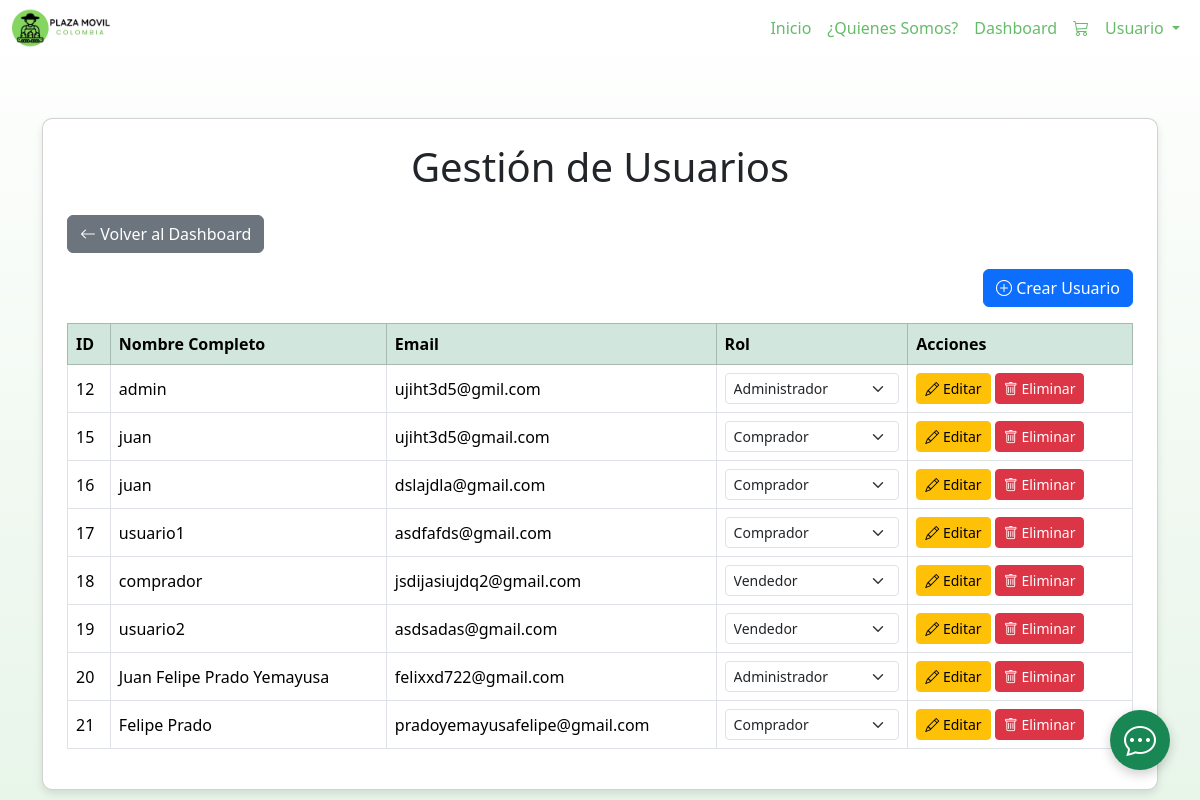
Before: /view/gestion_usuarios.php (signed in) with the older database file.
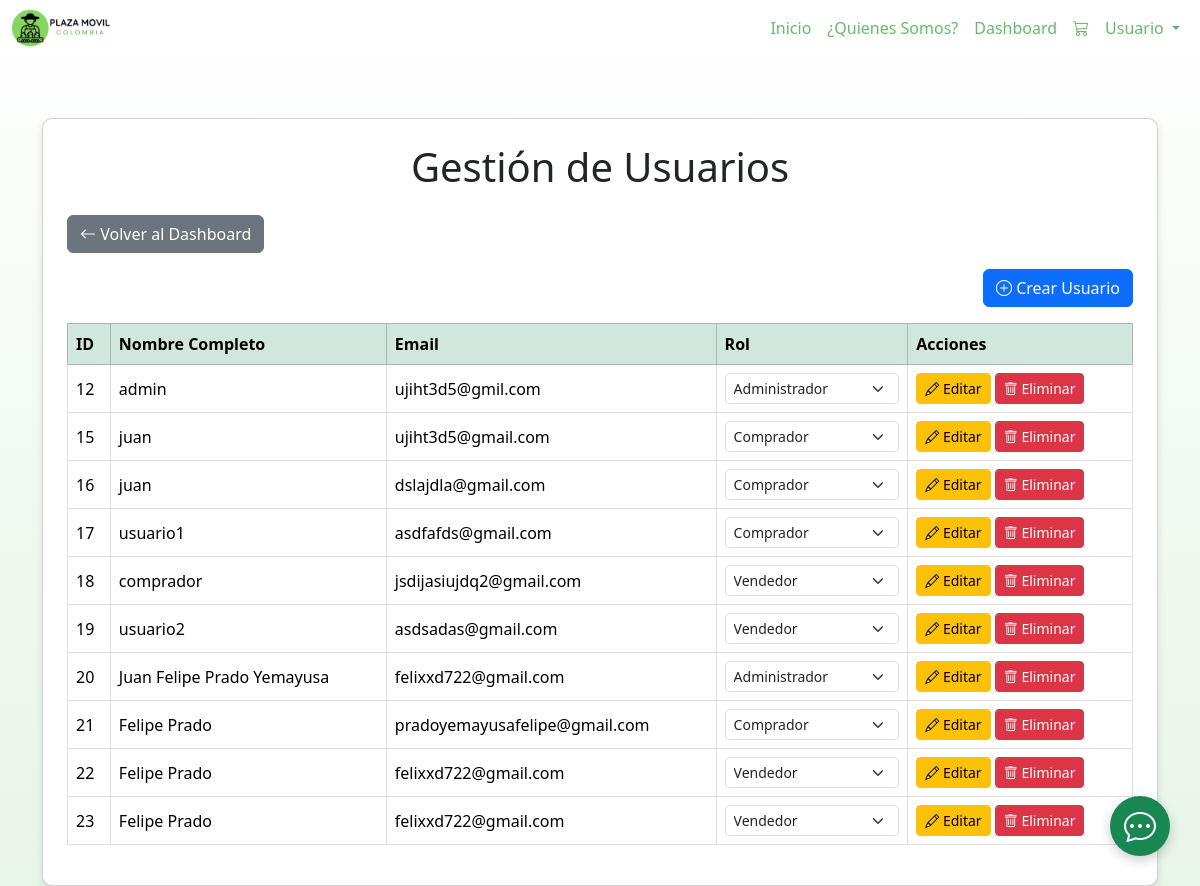
After: the same page with the newer database file.
### tables this page shows
CREATE TABLE `usuarios` (
  `id_usuario` int(11) NOT NULL,
  `nombre_completo` varchar(50) DEFAULT NULL,
  `email` varchar(50) DEFAULT NULL,
  `telefono` varchar(20) DEFAULT NULL,
  `id_rol` int(2) DEFAULT NULL,
  `numero_documento` varchar(50) DEFAULT NULL,
  `username` varchar(50) DEFAULT NULL,
  `password` varchar(255) DEFAULT NULL,
  `tipo_documento` varchar(50) DEFAULT NULL,
  `fecha_nacimiento` varchar(50) DEFAULT NULL,
  `Foto` varchar(250) DEFAULT NULL
);

### view/gestion_usuarios.php (the view, shortened to what this page needs)
<?php
require_once '../config/conexion.php';
$stmt = $pdo->prepare("SELECT id_usuario, nombre_completo, email, username, id_rol FROM usuarios");
$stmt->execute();
$usuarios = $stmt->fetchAll(PDO::FETCH_ASSOC);
?>
<!DOCTYPE html>
<html lang="es">
<head>
    <link href="https://cdn.jsdelivr.net/npm/bootstrap@5.3.7/dist/css/bootstrap.min.css" rel="stylesheet">
    <link rel="stylesheet" href="https://cdn.jsdelivr.net/npm/bootstrap-icons@1.11.3/font/bootstrap-icons.min.css">
    <link rel="stylesheet" href="/Plaza-M-vil-3.1/css/styles.css">
</head>
<body>
    <?php include '../navbar.php'; ?>
    <div style="height:70px"></div>
    <div class="container mt-5">
        <div class="card p-4">
            <h1 class="text-center mb-4">Gestión de Usuarios</h1>
            <div class="text-start mb-3">
                <a href="dashboard.php" class="btn btn-secondary"><i class="bi bi-arrow-left"></i> Volver al
                    Dashboard</a>
            </div>
            <div class="text-end mb-3">
                <button type="button" class="btn btn-primary" data-bs-toggle="modal"
                    data-bs-target="#crearUsuarioModal">
                    <i class="bi bi-plus-circle"></i> Crear Usuario
                </button>
            </div>
            <div class="table-responsive">
                <table class="table table-bordered table-hover align-middle">
                    <thead class="table-success">
                        <tr>
                            <th>ID</th>
                            <th>Nombre Completo</th>
                            <th>Email</th>
                            <th>Rol</th>
                            <th>Acciones</th>
                        </tr>
                    </thead>
                    <tbody>
                        <?php foreach ($usuarios as $usuario): ?>
                            <tr>
                                <td><?= htmlspecialchars($usuario['id_usuario']); ?></td>
                                <td><?= htmlspecialchars($usuario['nombre_completo']); ?></td>
                                <td><?= htmlspecialchars($usuario['email']); ?></td>
                                <td>
                                    <form action="../controller/editar_usuario.php" method="POST" class="d-inline">
                                        <select name="rol" class="form-select form-select-sm" onchange="this.form.submit()">
                                            <option value="1" <?= $usuario['id_rol'] == 1 ? 'selected' : ''; ?>>Administrador
                                            </option>
                                            <option value="2" <?= $usuario['id_rol'] == 2 ? 'selected' : ''; ?>>Vendedor
                                            </option>
                                            <option value="3" <?= $usuario['id_rol'] == 3 ? 'selected' : ''; ?>>Comprador
                                            </option>
                                        </select>
                                    </form>
                                </td>
                                <td>
                                    <button type="button" class="btn btn-warning btn-sm" data-bs-toggle="modal"
                                        data-bs-target="#editarModal<?= $usuario['id_usuario']; ?>">
                                        <i class="bi bi-pencil"></i> Editar
                                    </button>
                                    <form action="../controller/eliminar_usuario.php" method="POST" class="d-inline">
                                        <button type="submit" class="btn btn-danger btn-sm"
                                            onclick="return confirm('¿Estás seguro de que deseas eliminar este usuario?');">
                                            <i class="bi bi-trash"></i> Eliminar
                                        </button>
                                    </form>
                                </td>
                            </tr>
                        <?php endforeach; ?>
                    </tbody>
                </table>
            </div>
        </div>
    </div>
</body>
</html>

### navbar.php (shortened to what this page needs)
<nav class="navbar navbar-expand-sm navbar-light bg-light-green fixed-top">
    <div class="container-fluid">
        <a class="navbar-brand" href="/Plaza-M-vil-3.1/index.php">
            <img src="/Plaza-M-vil-3.1/img/logohorizontal.png" alt="Logo" style="height: 40px;">
        </a>
        <div class="collapse navbar-collapse" id="navbarSupportedContent">
            <ul class="navbar-nav ms-auto">
                <li class="nav-item">
                    <a class="nav-link" href="/Plaza-M-vil-3.1/index.php">Inicio</a>
                </li>
                <li class="nav-item">
                    <a class="nav-link active" aria-current="page" href="/Plaza-M-vil-3.1/view/quienes_somos.php">¿Quienes Somos?</a>
                </li>
                <?php if (isset($_SESSION['user_id_rol'])): ?>
                    <?php $id_rol = $_SESSION['user_id_rol']; ?>
                    <?php if ($id_rol === 1): ?>
                        <li class="nav-item">
                            <a class="nav-link" href="/Plaza-M-vil-3.1/view/dashboard.php">Dashboard</a>
                        </li>
                    <?php endif; ?>
                <?php endif; ?>
                <li class="nav-item">
                    <a class="nav-link" href="/Plaza-M-vil-3.1/view/carritoview.php">
                        <i class="bi bi-cart3"></i>
                    </a>
                </li>
                <li class="nav-item dropdown">
                    <a class="nav-link dropdown-toggle" href="#" role="button" data-bs-toggle="dropdown"
                        aria-expanded="false">
                        Usuario
                    </a>
                </li>
            </ul>
        </div>
    </div>
</nav>
<div id="pqrs-float-btn" data-bs-toggle="modal" data-bs-target="#modalPQRS" title="PQRS">
    <i class="bi bi-chat-dots"></i>
</div>

### css/styles.css (style rules this page uses)
.card { display: flex; flex-direction: column; justify-content: space-between; height: 100%; }
.navbar { background-color: rgba(255, 255, 255, 0.8) !important; backdrop-filter: blur(10px); border-bottom: 2px solid #28a745; box-shadow: 0 2px 8px rgba(0, 0, 0, 0.07); padding-top: 0.2rem; padding-bottom: 0.1rem; height: auto; border-bottom: none !important; box-shadow: none !important; }
.navbar-nav .nav-item { border-right: none; }
.navbar-nav .nav-item:last-child { border-right: none; }
.navbar-nav .nav-link { color: #66BB6A !important; font-weight: 500; }
.navbar-brand img { height: 80px; object-fit: contain; }
body { background: linear-gradient(180deg, #ffffff 0%, #e8f5e9 100%); min-height: 100vh; }
.navbar { box-shadow: 0 2px 8px rgba(0, 0, 0, 0.07); background: #fff; }

### view/gestion_usuarios.php (style rules this page uses)
body { background-color: #f8f9fa; }
.card { box-shadow: 0 4px 8px rgba(0, 0, 0, 0.1); border-radius: 10px; }
.table th, .table td { vertical-align: middle; }

### navbar.php (style rules this page uses)
#pqrs-float-btn { position: fixed; bottom: 30px; right: 30px; z-index: 9999; background: #198754; color: #fff; border-radius: 50%; width: 60px; height: 60px; font-size: 2rem; display: flex; align-items: center; justify-content: center; box-shadow: 0 4px 12px rgba(0,0,0,0.2); cursor: pointer; }

Changed rows visible on the page:
added usuarios: id_usuario "22", nombre_completo "Felipe Prado", email "felixxd722@gmail.com", rol "Vendedor"
added usuarios: id_usuario "23", nombre_completo "Felipe Prado", email "felixxd722@gmail.com", rol "Vendedor"
